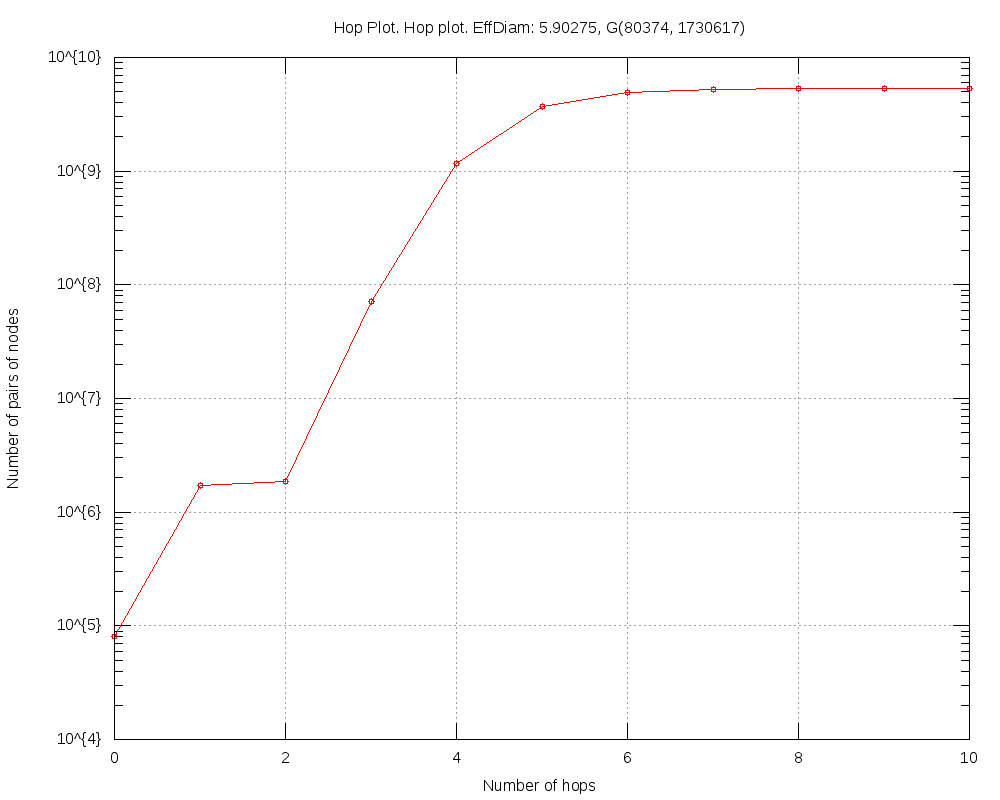

This chart was generated by the following gnuplot code:
#
# Hop Plot. Hop plot. EffDiam: 5.90275, G(80374, 1730617) (Mon May  5 02:51:39 2014)
#

set title "Hop Plot. Hop plot. EffDiam: 5.90275, G(80374, 1730617)"
set key bottom right
set logscale y 10
set format y "10^{%L}"
set mytics 10
set grid
set xlabel "Number of hops"
set ylabel "Number of pairs of nodes"
set tics scale 2
set terminal png size 1000,800
set output 'hop.FRDG_TCL_5.png'
plot 	"hop.FRDG_TCL_5.tab" using 1:2 title "" with linespoints pt 6
